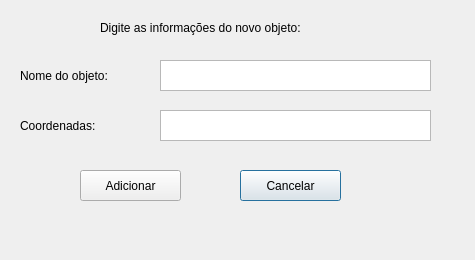
<?xml version="1.0" encoding="UTF-8"?>
<ui version="4.0">
 <class>ObjectScreen</class>
 <widget class="QDialog" name="ObjectScreen">
  <property name="geometry">
   <rect>
    <x>0</x>
    <y>0</y>
    <width>475</width>
    <height>260</height>
   </rect>
  </property>
  <property name="windowTitle">
   <string>Novo Objeto</string>
  </property>
  <property name="toolTip">
   <string/>
  </property>
  <property name="toolTipDuration">
   <number>-1</number>
  </property>
  <property name="statusTip">
   <string/>
  </property>
  <property name="autoFillBackground">
   <bool>false</bool>
  </property>
  <property name="styleSheet">
   <string notr="true"/>
  </property>
  <widget class="QLabel" name="lbl_desc">
   <property name="geometry">
    <rect>
     <x>100</x>
     <y>20</y>
     <width>261</width>
     <height>16</height>
    </rect>
   </property>
   <property name="text">
    <string>Digite as informações do novo objeto:</string>
   </property>
  </widget>
  <widget class="QLabel" name="lbl_object_name">
   <property name="geometry">
    <rect>
     <x>20</x>
     <y>60</y>
     <width>131</width>
     <height>31</height>
    </rect>
   </property>
   <property name="text">
    <string>Nome do objeto:</string>
   </property>
  </widget>
  <widget class="QPushButton" name="ButtonCancel">
   <property name="geometry">
    <rect>
     <x>240</x>
     <y>170</y>
     <width>101</width>
     <height>31</height>
    </rect>
   </property>
   <property name="cursor">
    <cursorShape>PointingHandCursor</cursorShape>
   </property>
   <property name="text">
    <string>Cancelar</string>
   </property>
  </widget>
  <widget class="QPushButton" name="btn_add">
   <property name="geometry">
    <rect>
     <x>80</x>
     <y>170</y>
     <width>101</width>
     <height>31</height>
    </rect>
   </property>
   <property name="cursor">
    <cursorShape>PointingHandCursor</cursorShape>
   </property>
   <property name="text">
    <string>Adicionar</string>
   </property>
  </widget>
  <widget class="QLabel" name="lbl_coord">
   <property name="geometry">
    <rect>
     <x>20</x>
     <y>110</y>
     <width>131</width>
     <height>31</height>
    </rect>
   </property>
   <property name="text">
    <string>Coordenadas:</string>
   </property>
  </widget>
  <widget class="QTextEdit" name="txt_object_name">
   <property name="geometry">
    <rect>
     <x>160</x>
     <y>60</y>
     <width>271</width>
     <height>31</height>
    </rect>
   </property>
   <property name="acceptDrops">
    <bool>false</bool>
   </property>
   <property name="undoRedoEnabled">
    <bool>false</bool>
   </property>
   <property name="placeholderText">
    <string extracomment="Testes"/>
   </property>
  </widget>
  <widget class="QTextEdit" name="txt_coord">
   <property name="geometry">
    <rect>
     <x>160</x>
     <y>110</y>
     <width>271</width>
     <height>31</height>
    </rect>
   </property>
   <property name="acceptDrops">
    <bool>false</bool>
   </property>
   <property name="statusTip">
    <string/>
   </property>
   <property name="styleSheet">
    <string notr="true">Testes</string>
   </property>
   <property name="undoRedoEnabled">
    <bool>false</bool>
   </property>
  </widget>
 </widget>
 <resources/>
 <connections/>
</ui>
